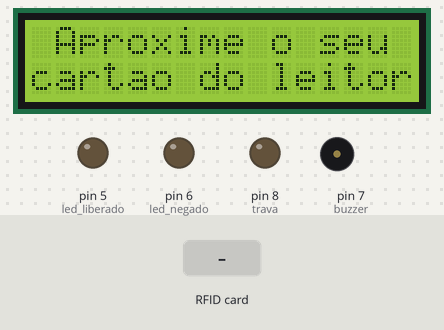
The sketch below on a simulated Arduino Mega 2560, built with avr-gcc and run on an emulated ATmega2560. On the bench: 16×2 character LCD, output pins drawn as LEDs (lit = HIGH), buzzer (waves = sounding). Inputs (shaded band) come from the test bench. Pins used as bus, display or sensor lines are not drawn; what the sketch prints to the serial monitor is not drawn.

Above: at 1.8 s.
1.9 s: RFID card 5E 7A 19 C4 held to the reader
At 2.2 s:
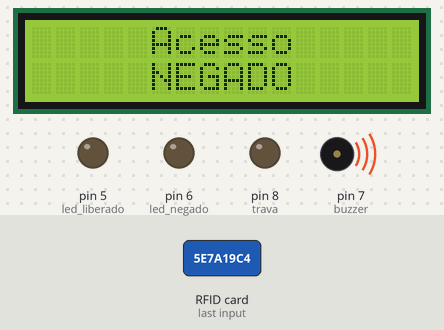
4.9 s: RFID card F3 55 D8 00 held to the reader
At 5.5 s:
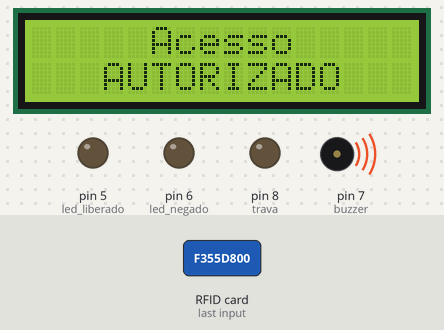
7.5 s: RFID card 92 2F DD 76 held to the reader
At 8.48 s:
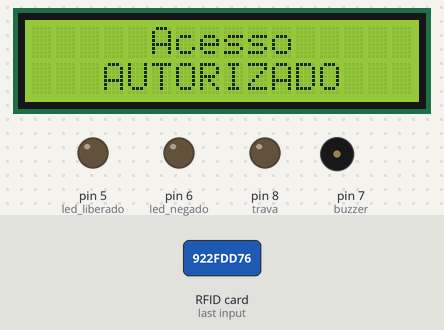
Timing chart, 0 to 10.5 s (numbered marks = the images above; inputs shaded):
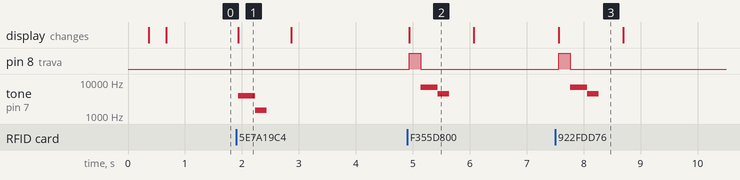

Measured:
- after the input at 1.9 s, tone on pin 7 (buzzer): silent → 4000 Hz at once, → 1500 Hz 0.30 s later, → silent 0.20 s later; the display: changes at once (image 1)
- after the input at 4.9 s, pin 8 (trava): LOW → HIGH at once, → LOW 0.20 s later; tone on pin 7 (buzzer): silent → 7000 Hz after 0.24 s, → 4500 Hz 0.30 s later, → silent 0.20 s later; the display: changes at once (image 2)
- after the input at 7.5 s, pin 8 (trava): LOW → HIGH after 0.06 s, → LOW 0.20 s later; tone on pin 7 (buzzer): silent → 7000 Hz after 0.26 s, → 4500 Hz 0.30 s later, → silent 0.20 s later; the display: changes after 0.06 s (image 3)
- what the display in image 1 shows lasts 1.0 s, from 1.9 s to 2.9 s
- what the display in image 2 shows lasts 1.2 s, from 4.9 s to 6.1 s

The sketch:

porta_rfid.ino
```cpp
#include <SPI.h>
#include <MFRC522.h>
#include <LiquidCrystal_I2C.h>
#include<Wire.h>


#define SS_PIN 53
#define RST_PIN 41
MFRC522 mfrc522(SS_PIN, RST_PIN);   // Create MFRC522 instance.

LiquidCrystal_I2C lcd(0x27, 2, 1, 0, 4, 5, 6, 7, 3, POSITIVE);

char st[20];
 int buzzer = 7;
 int led_liberado = 5; //led de status liberado
int led_negado = 6; //led de status negado
int trava = 8;//trava
void setup()
{
  pinMode(led_liberado, OUTPUT); // define o LED verde como saida
  pinMode(led_negado, OUTPUT); // define o LED vermelho como saida
  pinMode(trava, OUTPUT); // define o pino da trava como saida
  Serial.begin(9600);   // Inicia a serial
  SPI.begin();      // Inicia  SPI bus
  mfrc522.PCD_Init();   // Inicia MFRC522
  pinMode (buzzer, OUTPUT);
  lcd.begin(16,2);
    // Um breve blink de backlight
    lcd.backlight();//liga
    delay(250);//espera 250 milesegundos
    lcd.noBacklight();//desliga
    delay(250); //espera 250 milesegundos
    lcd.backlight();//liga o LCD
}
 void loop(){
 mensageminicial();
 porta();
 }
void porta()
{
  // Look for new cards
  if ( ! mfrc522.PICC_IsNewCardPresent())
  {
    return;
  }
  // Select one of the cards
  if ( ! mfrc522.PICC_ReadCardSerial())
  {
    return;
  }
  //Mostra UID na serial
  Serial.print("UID da tag :");
  String conteudo= "";
  byte letra;
  for (byte i = 0; i < mfrc522.uid.size; i++)
  {
     Serial.print(mfrc522.uid.uidByte[i] < 0x10 ? " 0" : " ");
     Serial.print(mfrc522.uid.uidByte[i], HEX);
     conteudo.concat(String(mfrc522.uid.uidByte[i] < 0x10 ? " 0" : " "));
     conteudo.concat(String(mfrc522.uid.uidByte[i], HEX));
  }
  Serial.println();
  Serial.print("Mensagem : ");
  conteudo.toUpperCase();
  if (conteudo.substring(1) == "F3 55 D8 00" || conteudo.substring(1) == "92 2F DD 76")
  {
   autorizado();
  }
  else{
   negado();
  }
  mensageminicial();
}

void mensageminicial()
{
  lcd.clear();
  lcd.print(" Aproxime o seu");
  lcd.setCursor(0,1);
  lcd.print("cartao do leitor");
}
void autorizado()
  {
  lcd.clear();// limpa o LCD
  lcd.setCursor(0,0);// cursor do LCD na linha 1
  lcd.print("     Acesso ");// emite a frase apresentada no LCD
  lcd.setCursor(0,1);// cursor do LCD na linha 2
  lcd.print("   AUTORIZADO"); // emite a frase apresentada no LCD
  digitalWrite(trava, HIGH);// manda energia para o pino da trava
  delay(200);// espera 200ms
  digitalWrite(trava, LOW);//encerra a energia mandada para o pino da trava
    tone(buzzer, 7000);// emite uma sonoridade em 7000Mhz no buzzer
    delay(300);//espera 300 ms
    tone(buzzer, 4500);// emite uma sonoridade em 4500Mhz no buzzer
    delay(200);//espera 200 ms
    noTone(buzzer);// cancela a sonoridade no buzzer
    delay(400);//espera 400 ms
   }
void negado()
  {
  lcd.clear();// limpa o LCD
  lcd.setCursor(0,0);// cursor do LCD na linha 1
  lcd.print("     Acesso ");// emite a frase apresentada no LCD
  lcd.setCursor(0,1);// cursor do LCD na linha 2
  lcd.print("     NEGADO"); // emite a frase apresentada no LCD
    tone(buzzer, 4000);// emite uma sonoridade em 4000Mhz no buzzer
    delay(300);//espera 300 ms
    tone(buzzer, 1500);// emite uma sonoridade em 1500Mhz no buzzer
    delay(200);//espera 200 ms
    noTone(buzzer); // cancela a sonoridade no buzzer
    delay(400);//espera 400 ms
  }
```
